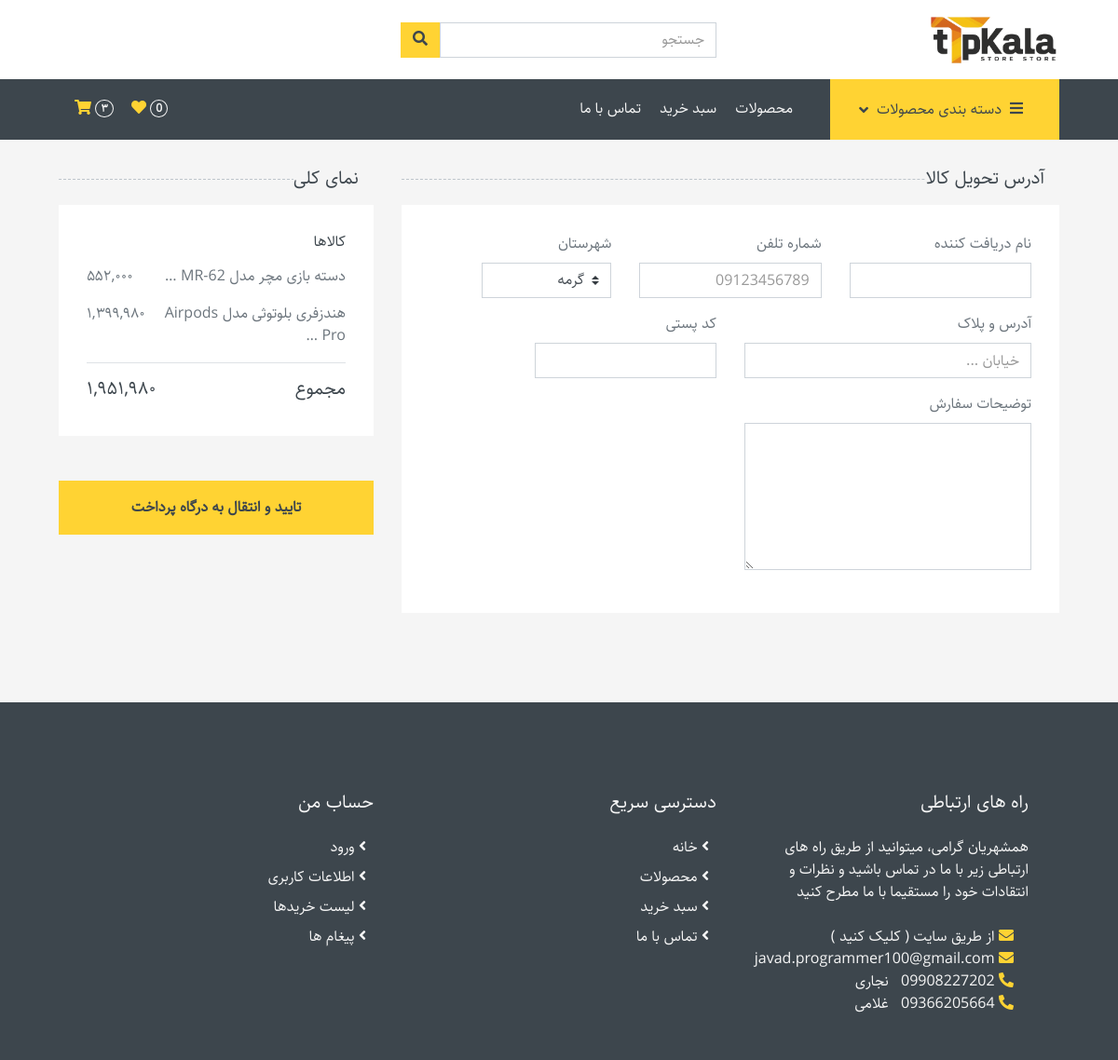
Before: /account/checkout/ with the older database file.
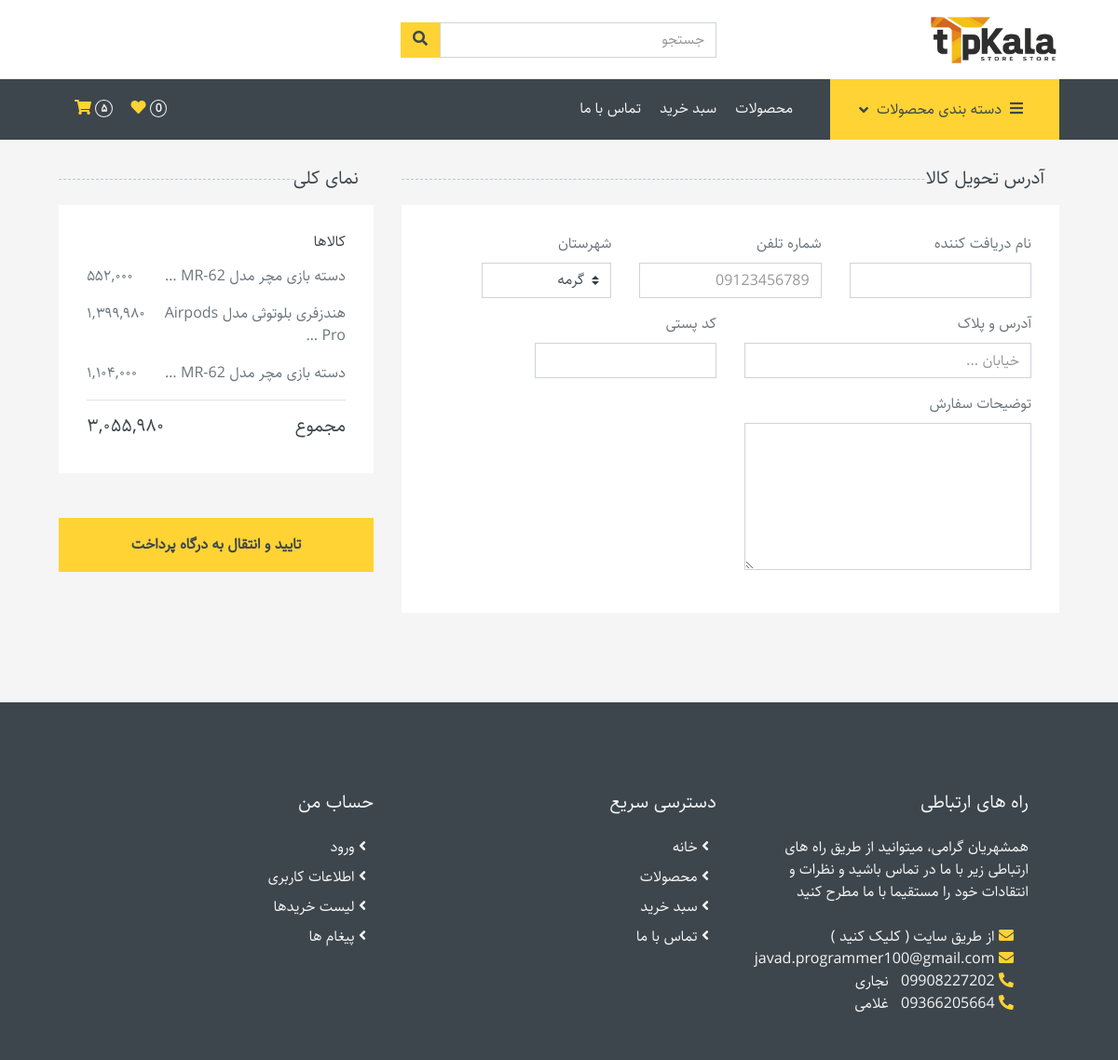
After: the same page with the newer database file.
### account/models.py (models this page shows, shortened)
class Order(models.Model):
    product_size_color = models.ForeignKey(ProductSizeColor, on_delete=models.CASCADE)
    quantity = models.PositiveSmallIntegerField()
    class Meta:
        unique_together = ['product_size_color', 'quantity']
    def total_price(self):
        return self.product_size_color.product.price_after_discount() * self.quantity
    def total_price_fa(self):
        return format_price(self.total_price(), lang='fa')

class Cart(models.Model):
    STATUSES = (
        ('unpaid', 'unpaid'),
        ('delivered', 'delivered'),
        ('returned', 'returned'),
    )
    user = models.ForeignKey(User, on_delete=models.SET_NULL, null=True, related_name='carts')
    orders = models.ManyToManyField(Order, blank=True)
    order_code = models.AutoField(primary_key=True, unique=True)
    order_description = models.TextField(null=True, blank=True)
    address = models.ForeignKey(UserAddress, on_delete=models.SET_NULL, null=True)
    address_text = models.TextField(blank=True)
    postal_code = models.CharField(max_length=20, null=True, blank=True)
    recipient_name = models.CharField(max_length=100, null=True, blank=True)
    phone_number = models.CharField(max_length=20, null=True, blank=True)
    paid = models.BooleanField(default=False)
    pay_time = models.DateTimeField(null=True, blank=True)
    amount_paid = models.CharField(max_length=50, null=True, blank=True)
    status = models.CharField(choices=STATUSES, max_length=10, default='unpaid')
    status_reason = models.TextField(null=True, blank=True)
    created_at = models.DateTimeField(auto_now_add=True)
    def total_price(self):
        return sum(order.total_price() for order in self.orders.all())
    def total_price_fa(self):
        return format_price(self.total_price(), lang='fa')

### product/models.py (models this page shows, shortened)
class ProductSizeColor(models.Model):
    product = models.ForeignKey(Product, on_delete=models.CASCADE, related_name='size_color')
    size = models.ForeignKey(Size, on_delete=models.CASCADE, null=True, blank=True)
    color = models.ForeignKey(Color, on_delete=models.CASCADE, null=True, blank=True)
    quantity = models.IntegerField(default=0)
    class Meta:
        unique_together = ['product', 'size', 'color']

class Product(models.Model):
    title = models.CharField(max_length=255, unique=True)
    introduction = models.TextField()
    description = models.TextField()
    category = models.ForeignKey(Category, on_delete=models.SET_NULL, null=True, related_name='products')
    cover = ResizedImageField(upload_to='product_cover', force_format='WEBP', quality=100, size=[800, 800])
    purchase_price = models.PositiveIntegerField()
    price = models.PositiveIntegerField()
    sales_count = models.PositiveIntegerField(default=0)
    discount = models.PositiveSmallIntegerField(default=0, validators=[MaxValueValidator(100)])
    public = models.BooleanField(default=True)
    created_at = models.DateTimeField(auto_now_add=True)
    def price_after_discount(self):
        return round(self.price * ((100-self.discount) / 100))

### account/views/checkout.py (the view)
# urls.py: path('account/checkout/', views.CheckoutView.as_view(), name='checkout'),
class CheckoutView(generic.TemplateView):
    template_name = 'account/checkout.html'
    def get_context_data(self, **kwargs):
        context = super().get_context_data(**kwargs)
        context['cart'] = get_user_cart(self.request.user)
        return context

### account/context_processor.py (called while the page is built)
def cart_detail(request):
    cart = get_user_cart(request.user)
    orders_quantity = cart.orders.values_list('quantity', flat=True)
    return {
        'cart_products_count': format_price(sum(orders_quantity), lang='fa'),
    }

### product/context_processor.py (called while the page is built)
def categories(request):
    all_categories = Category.objects.all()
    category_filter = [category for category in all_categories if category.products.count() > 0]
    return {
        'categories': category_filter,
    }

### product/models.py (called while the page is built)
    def product_count_fa(self):
        return format_price(self.products.count(), lang='fa')

### utils.py (called while the page is built)
def persian_numbers_converter(mystr):
    jnumbers = {
        '0' : '۰',
        '1' : '۱',
        '2' : '۲',
        '3' : '۳',
        '4' : '۴',
        '5' : '۵',
        '6' : '۶',
        '7' : '۷',
        '8' : '۸',
        '9' : '۹',
    }
    for e, p in jnumbers.items():
        mystr = mystr.replace(e, p)
    return mystr

def get_user_cart(user):
    from account.models import Cart
    return Cart.objects.filter(paid=False).last()

### account/templates/account/checkout.html (shortened to what this page needs)
{% extends 'base.html' %}
{% block content %}
<div class="container-fluid">
    <div class="row px-xl-5">
        <div class="col-lg-8">
            <h5 class="section-title position-relative text-uppercase mb-3"><span class="bg-secondary pr-3">آدرس تحویل کالا</span></h5>
            <div class="bg-light p-30 mb-5">
                <div class="row">
                    <div class="col-md-4 form-group">
                        <label>نام دریافت کننده</label>
                        <input class="form-control" type="text" placeholder="">
                    </div>
                    <div class="col-md-4 form-group">
                        <label>شماره تلفن</label>
                        <input class="form-control" type="number" placeholder="09123456789">
                    </div>
                    <div class="col-md-3 form-group">
                        <label>شهرستان</label>
                        <select class="custom-select">
                            <option selected>گرمه</option>
                        </select>
                    </div>
                    <div class="col-md-6 form-group">
                        <label>آدرس و پلاک</label>
                        <input class="form-control" type="text" placeholder="خیابان ...">
                    </div>
                    <div class="col-md-4 form-group">
                        <label>کد پستی</label>
                        <input class="form-control" type="number">
                    </div>
                    <div class="col-md-6 form-group">
                        <label>توضیحات سفارش</label>
                        <textarea class="form-control" name="" id="" cols="30" rows="6" placeholder=""></textarea>
                    </div>
                    <div class="col-md-4 form-group">
                    </div>
                </div>
            </div>
        </div>
        <div class="col-lg-4">
            <h5 class="section-title position-relative text-uppercase mb-3"><span class="bg-secondary pr-3">نمای کلی</span></h5>
            <div class="bg-light p-30 mb-5">
                <div class="border-bottom">
                    <h6 class="mb-3">کالاها</h6>
                    {% for order in cart.orders.all %}
                        <div class="d-flex justify-content-between">
                            <p title="{{ order.product_size_color.product.title }}">{{ order.product_size_color.product.title|truncatewords:5 }}</p>
                            <p>{{ order.total_price_fa }}</p>
                        </div>
                    {% endfor %}
                </div>
                <div class="pt-2">
                    <div class="d-flex justify-content-between mt-2">
                        <h5>مجموع</h5>
                        <h5>{{ cart.total_price_fa }}</h5>
                    </div>
                </div>
            </div>
            <a href="{% url 'account:payment' %}">
                <button class="btn btn-block btn-primary font-weight-bold py-3">تایید و انتقال به درگاه پرداخت</button>
            </a>
        </div>
    </div>
</div>
{% endblock content %}

Changed rows visible on the page:
added Order: product_size_color.product "دسته بازی مچر مدل MR-62 …", total_price_fa "۱,۱۰۴,۰۰۰"
computed for Cart: total_price_fa "۱,۹۵۱,۹۸۰" → "۳,۰۵۵,۹۸۰"
Other visible differences:
{{ cart_products_count }}: "۳" → "۵"
